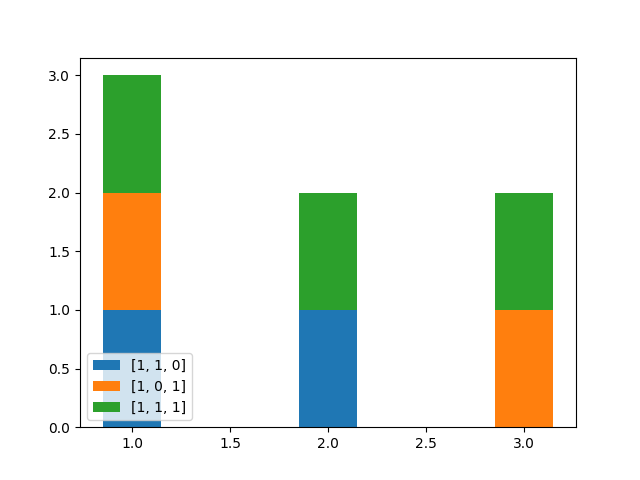

Recreate this plot in Python.
import matplotlib.pyplot as plt
x = [1, 2, 3]
a = [1, 1, 0]
b = [1, 0, 1]
c = [1, 1, 1]
nodelist = [a,b,c]

color1 = [0,0,1]
color2 = [0,1,0]
color3 = [1,0,0]
colorlist = [color1, color2, color3]

bottomline = [0,0,0]

for i in range(len(colorlist)) :
    if i == 0 :
        plt.bar(x, nodelist[i], width=0.3, label=str(nodelist[i]), align="center")
        for j in range(len(nodelist[i])) :
            bottomline[j] += nodelist[i][j]
    else :
        plt.bar(x, nodelist[i], width=0.3, label=str(nodelist[i]), align="center", bottom=bottomline)
        for j in range(len(nodelist[i])) :
            bottomline[j] += nodelist[i][j]
# 凡例
plt.legend(loc=3)
plt.savefig("test.png")
plt.close()
